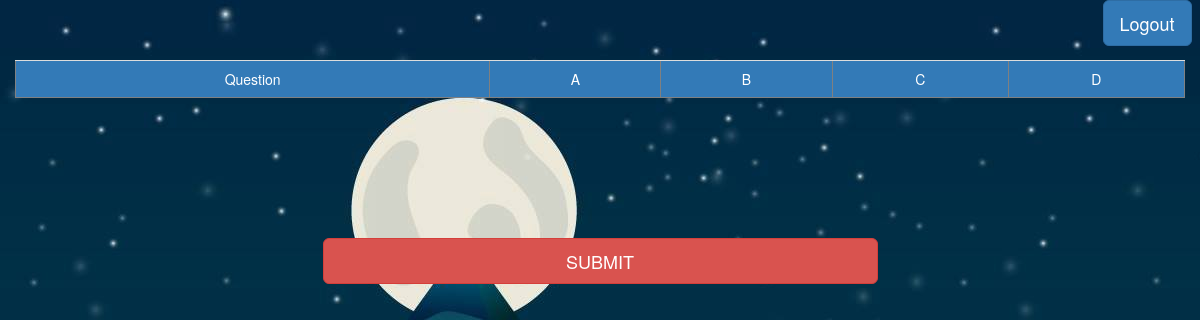
The app's page /gameUI.php, older data.
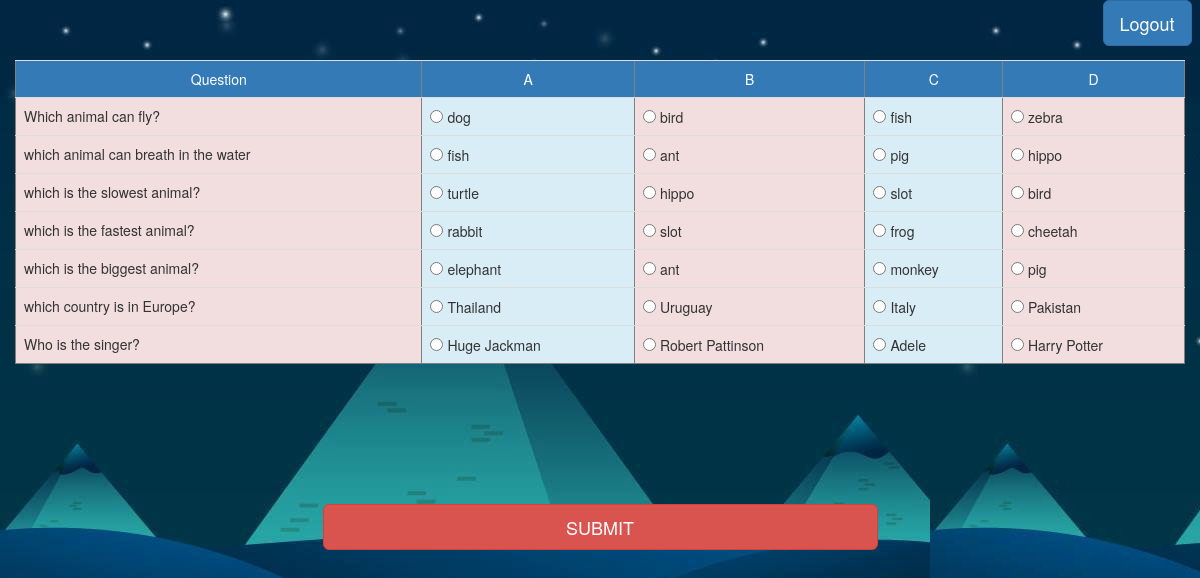
The same page, newer data.
### tables this page shows
CREATE TABLE `Question` (
  `QuestionID` int(20) NOT NULL,
  `Question` varchar(150) NOT NULL,
  `Answer` varchar(50) NOT NULL,
  `TopicID` int(20) NOT NULL,
  `Choice1` varchar(150) DEFAULT NULL,
  `Choice2` varchar(150) DEFAULT NULL,
  `Choice3` varchar(150) DEFAULT NULL,
  `Choice4` varchar(150) DEFAULT NULL
);

### gameUI.php (the view, shortened to what this page needs)
<!doctype html>
<html>
	<head>
		<link rel="stylesheet" href="https://maxcdn.bootstrapcdn.com/bootstrap/3.3.7/css/bootstrap.min.css">
	</head>
	<body background="2wall.jpg">
			<div class="container">
			<div class="row">
		<div class="col-sm-1">
			<form action = "logout.php" method = "post">
			<input type = "submit" class="btn btn-lg btn-primary" id = "logout" value = "Logout">
			</form>
			</div>
			<br><br>
		<?php
			$con = mysqli_connect("127.0.0.1","root","","tuatom");
			mysqli_query($con, "SET NAMES UTF8");
		$question = mysqli_query($con,"SELECT * FROM Question GROUP BY QuestionID");
		$i = 0;
		?>
	<form action = "showScore.php" method = "post"><?php
	echo "<br> <table class='table table-inverse' border='1' align='center' width='1000'>";
    echo "<tr class='bg-primary' align='center' bgcolor='#CCCCCC'><td>Question</td><td>A</td><td>B</td><td>C</td><td>D</td></tr>";
    while($questionResult = mysqli_fetch_array($question))
   	{
   		echo"<tr >";?>
    	<?php
    	echo"<td class='bg-danger'>".$questionResult["Question"]."</td>";
    	$a = $questionResult["Choice1"];
    	$b = $questionResult["Choice2"];
    	$c = $questionResult["Choice3"];
    	$d = $questionResult["Choice4"];
    	 ?>
    	<td class='bg-info'><input type = "radio" id = "choice1" name = <?php echo "question-".$i."-answers";?> value = <?php echo $a; ?> required> <?php echo"".$a."</td>";?>
    	<td class='bg-danger'><input type = "radio" id = "choice2" name = <?php echo "question-".$i."-answers";?> value = <?php echo $b; ?> required> <?php echo"".$b."</td>";?>
    	<td class='bg-info'><input type = "radio" id = "choice3" name = <?php echo "question-".$i."-answers";?> value = <?php echo $c; ?> required> <?php echo"".$c."</td>";?>
    	<td class='bg-danger'><input type = "radio" id = "choice4" name = <?php echo "question-".$i."-answers";?> value = <?php echo $d; ?> required> <?php echo"".$d."</td>";
    	echo"</tr>";
    	$i += 1;
    }
    ?>
    <?php
    echo "</table>";
	?>
    		<div class="container">
			<div class="row">
				<br><br><br><br><br><br>
				<div class="col-sm-3">
				</div>
	  			<div class="col-sm-6">
	  				<button type = "submit" class="btn btn-lg btn-danger btn-block" value = "Submit">SUBMIT </button>
				</div>
				<div class="col-sm-3">
				</div>
			</div>
    </form>
	</body>
</html>

Row changes from the older to the newer data that the page shows:
added question: Question "Which animal can fly?", Choice1 "dog", Choice2 "bird", Choice3 "fish", Choice4 "zebra"
added question: Question "which animal can breath in the water", Choice1 "fish", Choice2 "ant", Choice3 "pig", Choice4 "hippo"
added question: Question "which is the slowest animal?", Choice1 "turtle", Choice2 "hippo", Choice3 "slot", Choice4 "bird"
added question: Question "which is the fastest animal?", Choice1 "rabbit", Choice2 "slot", Choice3 "frog", Choice4 "cheetah"
added question: Question "which is the biggest animal?", Choice1 "elephant", Choice2 "ant", Choice3 "monkey", Choice4 "pig"
added question: Question "which country is in Europe?", Choice1 "Thailand", Choice2 "Uruguay", Choice3 "Italy", Choice4 "Pakistan"
added question: Question "Who is the singer?", Choice1 "Huge Jackman", Choice2 "Robert Pattinson", Choice3 "Adele", Choice4 "Harry Potter"
